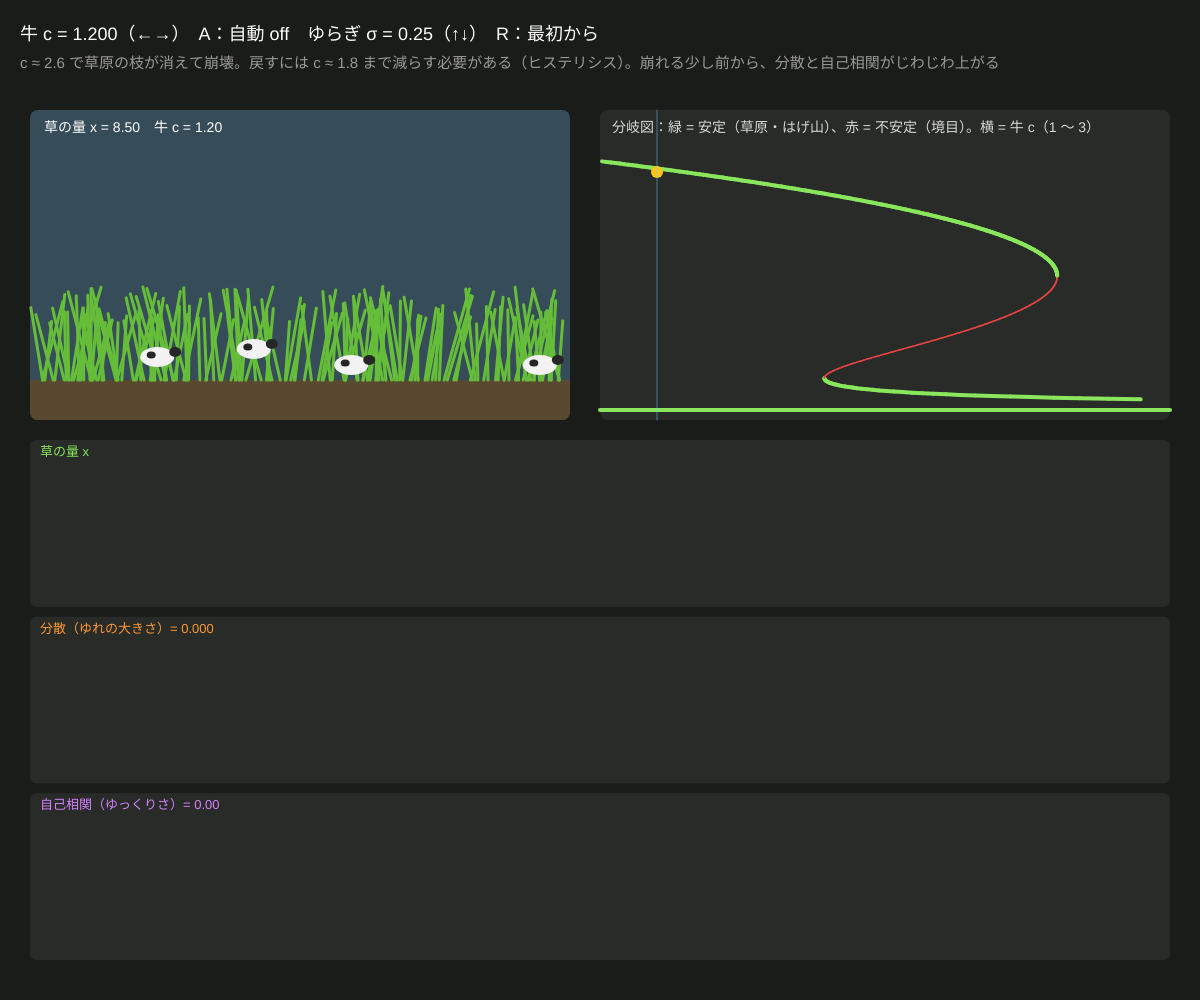
Frame 1 (no input)
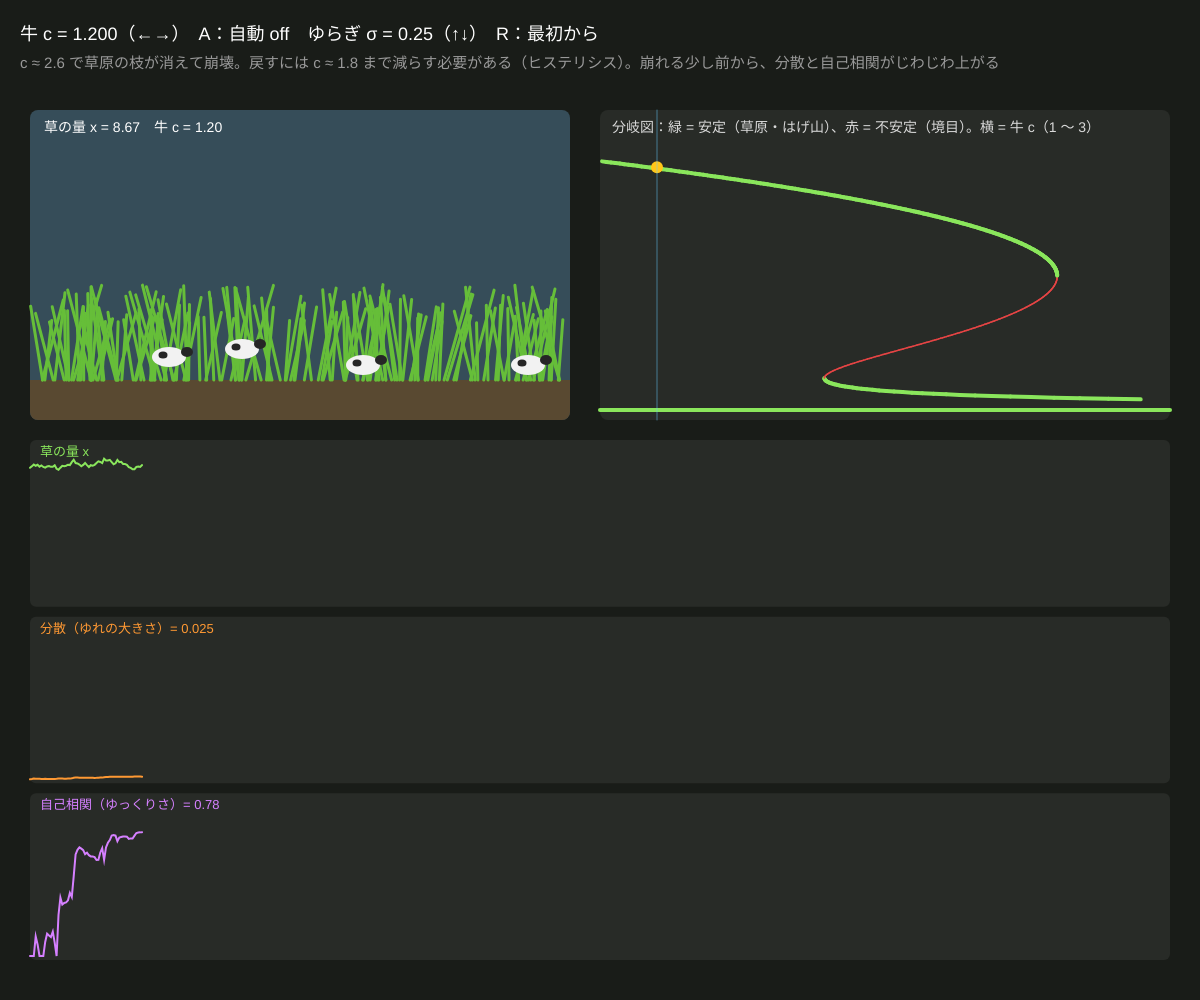
Frame 60 (no input)
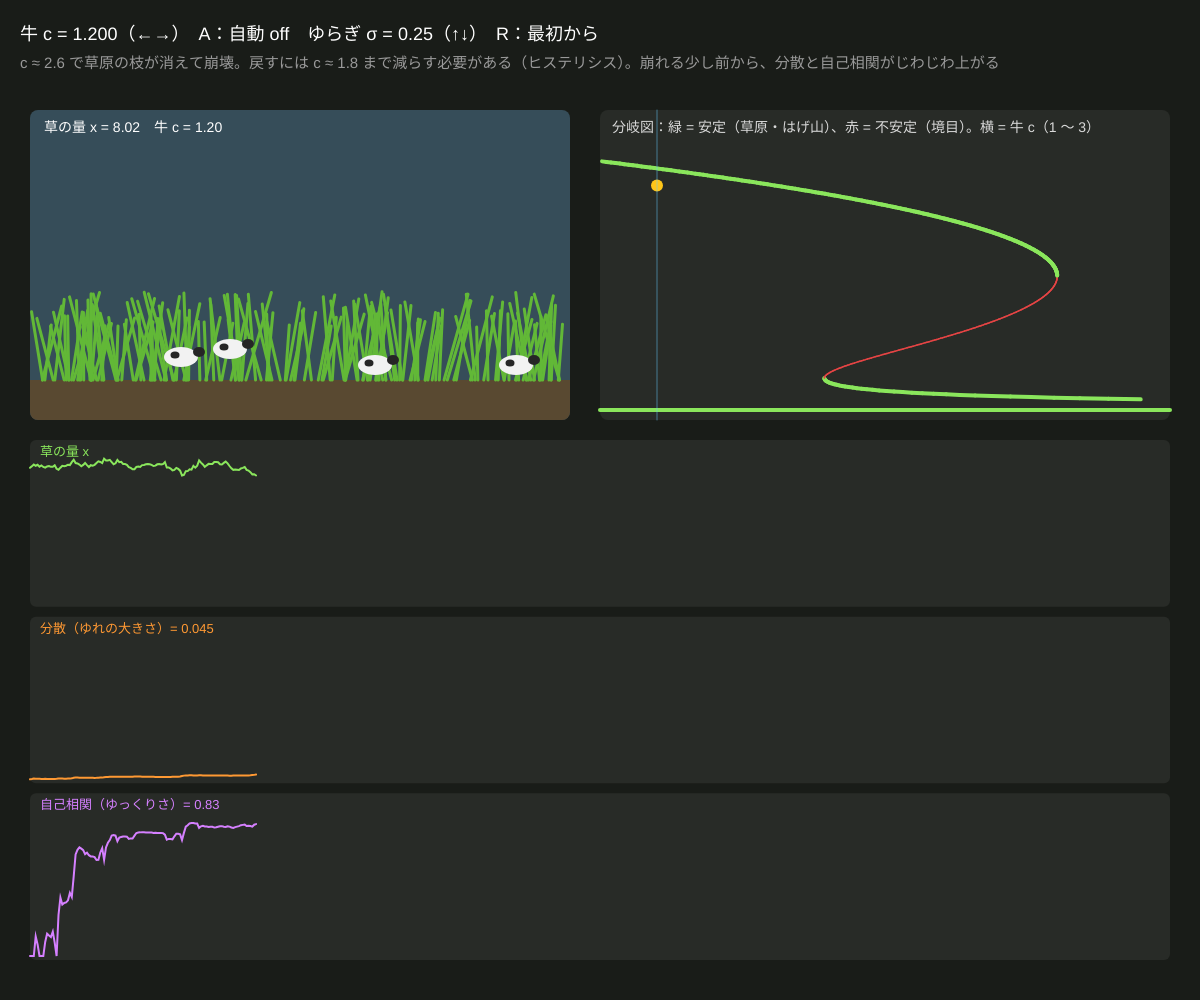
Frame 120 (the mouse pressed at the canvas centre since frame 60)

The p5.js sketch that drew these frames (run headless with seeded random() and noise() and a simulated clock; from frame 60 on, the mouse is pressed at the canvas centre):

// p5.js sketch
// ── sketch.js
// ============================================
// 12 生態系の急変（レジームシフト）
// 草原の草の量 x と、草を食べる牛の数 c：dx/dt = r·x(1 − x/K) − c·x²/(1 + x²)（メイの放牧モデル）
//   牛をゆっくり増やすと、草はなめらかに少しずつ減る……が、ある所で一気に「はげ山」へ崩れる。牛を戻しても草は戻らない
//   湖の富栄養化、サンゴ礁、砂漠化でも同じことが起きる。崩れる前に「ゆれが大きく・ゆっくり」になる（早期警報シグナル）
// ←→ = 牛の数 c / A = c をゆっくり増やす・減らす / ↑↓ = ゆらぎの大きさ / R = 最初から
// ============================================

let r = 1, K = 10;          // ★ 草の成長の速さと上限
let c = 1.2;                // 牛の数（食べる強さ）
let x = 8.5;                // 草の量
let sigma = 0.25;           // ★ 天気などのゆらぎ
let auto = false, dir = 1;
let xs = [], cs = [], vars = [], acs = [];
let W = 150;                // ★ 警報を計算する窓の長さ
let blades = [];

function f(xx, cc) { return r * xx * (1 - xx / K) - cc * xx * xx / (1 + xx * xx); }
function cOf(xx) { return r * (1 - xx / K) * (1 + xx * xx) / xx; }      // f = 0 を c について解く（x > 0）

function setup() {
  createCanvas(windowWidth, windowHeight);
  colorMode(HSB, 360, 100, 100, 100);
  for (let i = 0; i < 160; i++) blades.push({ x: random(), h: random(0.6, 1), s: random(-0.3, 0.3) });
}

function draw() {
  background(100, 15, 11);
  if (auto) { c += dir * 0.0008; if (c > 2.9) dir = -1; if (c < 1.2) dir = 1; }
  for (let k = 0; k < 4; k++) {
    let dt = 0.05;
    x += f(x, c) * dt + sigma * Math.sqrt(dt) * randomGaussian();
    x = constrain(x, 0.01, K * 1.2);
  }
  xs.push(x); cs.push(c);
  if (xs.length > 600) { xs.shift(); cs.shift(); }
  // ★ 早期警報：最近 W 個の分散と、1 つずれの自己相関
  let win = xs.slice(-W);
  let m = win.reduce((s, v) => s + v, 0) / win.length;
  let vr = win.reduce((s, v) => s + (v - m) ** 2, 0) / win.length;
  let ac = 0; for (let i = 1; i < win.length; i++) ac += (win[i] - m) * (win[i - 1] - m);
  ac = vr > 1e-9 ? ac / (win.length - 1) / vr : 0;
  vars.push(vr); acs.push(ac);
  if (vars.length > 600) { vars.shift(); acs.shift(); }

  let py = 110, lw = width * 0.45, top = height * 0.42;
  // ---- 左上：草原
  noStroke(); fill(200, 40, 35); rect(30, py, lw, top - py, 8);
  fill(35, 45, 35); rect(30, top - 40, lw, 40, 0, 0, 8, 8);
  strokeWeight(3);
  for (let b of blades) {
    let bx = 30 + 10 + b.x * (lw - 20), hh = (x / K) * 110 * b.h;
    stroke(100, 70, 40 + 40 * x / K); line(bx, top - 40, bx + b.s * hh, top - 40 - hh);
  }
  noStroke();
  let nCow = round(c * 3);
  for (let i = 0; i < nCow; i++) {
    let cx = 60 + ((i * 97 + frameCount * 0.2 * (i % 2 ? 1 : -1)) % (lw - 60) + lw - 60) % (lw - 60), cy = top - 55 - (i % 3) * 8;
    fill(0, 0, 95); ellipse(cx, cy, 34, 20); fill(0, 0, 15); ellipse(cx - 6, cy - 2, 9, 7); ellipse(cx + 18, cy - 5, 12, 10);
  }
  fill(0, 0, 100); textSize(14); text('草の量 x = ' + nf(x, 1, 2) + '　牛 c = ' + nf(c, 1, 2), 44, py + 22);

  // ---- 右上：分岐図（横 = c、縦 = x）
  let rx = 60 + lw, rw = width - rx - 30;
  let toC = (v) => rx + (v - 1) / 2 * rw, toX = (v) => top - 10 - v / K * (top - py - 30);
  noStroke(); fill(100, 10, 17); rect(rx, py, rw, top - py, 8);
  for (let i = 1; i < 500; i++) {
    let x0 = 0.02 + i * 0.02, x1 = x0 + 0.02, c0 = cOf(x0), c1 = cOf(x1);
    if (c0 < 1 || c0 > 3 || c1 < 1 || c1 > 3) continue;
    let stable = (f(x0 + 0.001, c0) - f(x0 - 0.001, c0)) < 0;
    stroke(stable ? color(100, 60, 90) : color(0, 70, 90)); strokeWeight(stable ? 4 : 1.5);
    line(toC(c0), toX(x0), toC(c1), toX(x1));
  }
  stroke(100, 60, 90); strokeWeight(4); line(toC(1), toX(0), toC(3), toX(0));
  noStroke(); fill(45, 90, 100); circle(toC(c), toX(x), 12);
  stroke(200, 60, 100, 50); strokeWeight(1); line(toC(c), py, toC(c), top);
  noStroke(); fill(0, 0, 85); textSize(14); text('分岐図：緑 = 安定（草原・はげ山）、赤 = 不安定（境目）。横 = 牛 c（1 〜 3）', rx + 12, py + 22);

  // ---- 下：時間のグラフ（x、分散、自己相関）
  let gy = top + 20, gh = (height - gy - 30) / 3 - 10;
  plotLine(xs, 0, K, 30, gy, width - 60, gh, color(100, 60, 90), '草の量 x');
  plotLine(vars, 0, 1.5, 30, gy + gh + 10, width - 60, gh, color(30, 80, 100), '分散（ゆれの大きさ）= ' + nf(vr, 1, 3));
  plotLine(acs, 0, 1, 30, gy + 2 * (gh + 10), width - 60, gh, color(280, 50, 100), '自己相関（ゆっくりさ）= ' + nf(ac, 1, 2));

  noStroke(); fill(0, 0, 100); textSize(18);
  text('牛 c = ' + nf(c, 1, 3) + '（←→）　A：自動 ' + (auto ? (dir > 0 ? 'ON 増やす' : 'ON 減らす') : 'off') + '　ゆらぎ σ = ' + nf(sigma, 1, 2) + '（↑↓）　R：最初から', 20, 40);
  fill(0, 0, 60); textSize(15);
  text('c ≈ 2.6 で草原の枝が消えて崩壊。戻すには c ≈ 1.8 まで減らす必要がある（ヒステリシス）。崩れる少し前から、分散と自己相関がじわじわ上がる', 20, 68);
}

function plotLine(arr, lo, hi, x0, y0, w, h, col, label) {
  noStroke(); fill(100, 10, 17); rect(x0, y0, w, h, 6);
  noFill(); stroke(col); strokeWeight(2);
  beginShape(); for (let i = 0; i < arr.length; i++) vertex(x0 + i / 600 * w, y0 + h - 4 - constrain((arr[i] - lo) / (hi - lo), 0, 1) * (h - 8)); endShape();
  noStroke(); fill(col); textSize(13); text(label, x0 + 10, y0 + 16);
}

function keyPressed() {
  if (key === LEFT_ARROW) { auto = false; c = max(1, c - 0.05); }
  if (key === RIGHT_ARROW) { auto = false; c = min(3, c + 0.05); }
  if (key === UP_ARROW) sigma = min(1, sigma + 0.05);
  if (key === DOWN_ARROW) sigma = max(0, sigma - 0.05);
  if (key === 'a' || key === 'A') auto = !auto;
  if (key === 'r' || key === 'R') { c = 1.2; x = 8.5; xs = []; cs = []; vars = []; acs = []; auto = false; dir = 1; }
}

// ---------- やってみよう ----------
// 1. A で牛をゆっくり増やし、崩壊する c を記録。そのあと減らして、草原が戻る c を記録しよう
// 2. σ を 0.8 にすると、崩壊はもっと早く（小さい c で）起きる。なぜ？（谷が浅いと、ゆれで山をこえる）
// 3. 崩壊の何フレーム前から分散が上がり始めた？ 警報として使えそう？
// 4. 牛 c を時間とともに減らす「回復作戦」を考えよう。どこまで減らせば草原に戻る？
